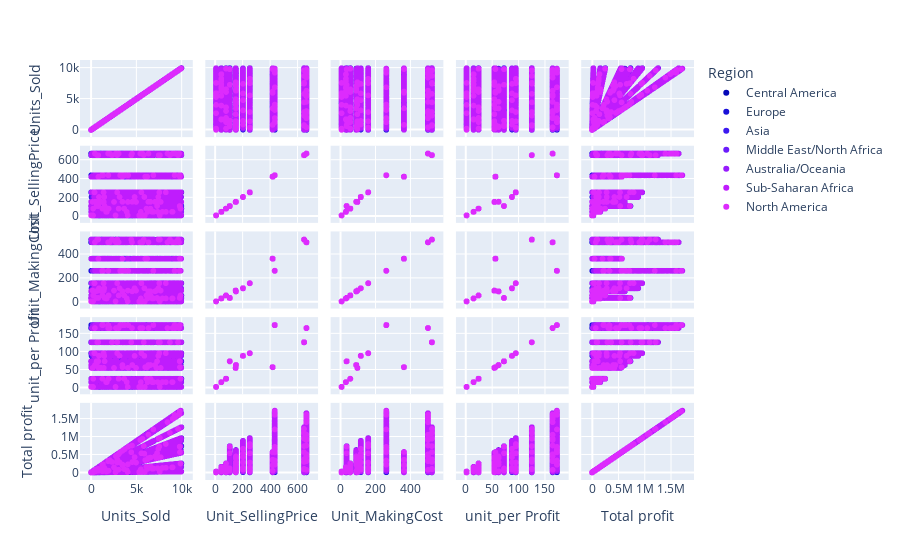

The notebook cell saved with this chart:
### Code cell
plt.figure(figsize=(12,8))

fig = px.scatter_matrix(data, dimensions=['Units_Sold', 'Unit_SellingPrice', 'Unit_MakingCost',
 'unit_per Profit', 'Total profit'], color="Region",color_discrete_sequence=px.colors.sequential.Plotly3)
fig.show()
pio.write_image(fig, "op1.png")

### Figure 1 — Plotly figure (JSON) as saved in the notebook; plotly's stock layout.template omitted (floating-point values rounded to 4 significant figures; data arrays with more than 128 entries replaced by an {"elided": "..."} marker saying what was removed)
{"data": [{"dimensions": [{"axis": {"matches": true}, "label": "Units_Sold", "values": {"elided": "534 int values"}}, {"axis": {"matches": true}, "label": "Unit_SellingPrice", "values": {"elided": "534 float values"}}, {"axis": {"matches": true}, "label": "Unit_MakingCost", "values": {"elided": "534 float values"}}, {"axis": {"matches": true}, "label": "unit_per Profit", "values": {"elided": "534 float values"}}, {"axis": {"matches": true}, "label": "Total profit", "values": {"elided": "534 float values"}}], "hovertemplate": "Region=Central America <br>%{xaxis.title.text}=%{x}<br>%{yaxis.title.text}=%{y}<extra></extra>", "legendgroup": "Central America ", "marker": {"color": "#0508b8", "symbol": "circle"}, "name": "Central America ", "showlegend": true, "type": "splom"}, {"dimensions": [{"axis": {"matches": true}, "label": "Units_Sold", "values": {"elided": "1330 int values"}}, {"axis": {"matches": true}, "label": "Unit_SellingPrice", "values": {"elided": "1330 float values"}}, {"axis": {"matches": true}, "label": "Unit_MakingCost", "values": {"elided": "1330 float values"}}, {"axis": {"matches": true}, "label": "unit_per Profit", "values": {"elided": "1330 float values"}}, {"axis": {"matches": true}, "label": "Total profit", "values": {"elided": "1330 float values"}}], "hovertemplate": "Region=Europe<br>%{xaxis.title.text}=%{x}<br>%{yaxis.title.text}=%{y}<extra></extra>", "legendgroup": "Europe", "marker": {"color": "#1910d8", "symbol": "circle"}, "name": "Europe", "showlegend": true, "type": "splom"}, {"dimensions": [{"axis": {"matches": true}, "label": "Units_Sold", "values": {"elided": "719 int values"}}, {"axis": {"matches": true}, "label": "Unit_SellingPrice", "values": {"elided": "719 float values"}}, {"axis": {"matches": true}, "label": "Unit_MakingCost", "values": {"elided": "719 float values"}}, {"axis": {"matches": true}, "label": "unit_per Profit", "values": {"elided": "719 float values"}}, {"axis": {"matches": true}, "label": "Total profit", "values": {"elided": "719 float values"}}], "hovertemplate": "Region=Asia<br>%{xaxis.title.text}=%{x}<br>%{yaxis.title.text}=%{y}<extra></extra>", "legendgroup": "Asia", "marker": {"color": "#3c19f0", "symbol": "circle"}, "name": "Asia", "showlegend": true, "type": "splom"}, {"dimensions": [{"axis": {"matches": true}, "label": "Units_Sold", "values": {"elided": "610 int values"}}, {"axis": {"matches": true}, "label": "Unit_SellingPrice", "values": {"elided": "610 float values"}}, {"axis": {"matches": true}, "label": "Unit_MakingCost", "values": {"elided": "610 float values"}}, {"axis": {"matches": true}, "label": "unit_per Profit", "values": {"elided": "610 float values"}}, {"axis": {"matches": true}, "label": "Total profit", "values": {"elided": "610 float values"}}], "hovertemplate": "Region=Middle East/North Africa<br>%{xaxis.title.text}=%{x}<br>%{yaxis.title.text}=%{y}<extra></extra>", "legendgroup": "Middle East/North Africa", "marker": {"color": "#6b1cfb", "symbol": "circle"}, "name": "Middle East/North Africa", "showlegend": true, "type": "splom"}, {"dimensions": [{"axis": {"matches": true}, "label": "Units_Sold", "values": {"elided": "416 int values"}}, {"axis": {"matches": true}, "label": "Unit_SellingPrice", "values": {"elided": "416 float values"}}, {"axis": {"matches": true}, "label": "Unit_MakingCost", "values": {"elided": "416 float values"}}, {"axis": {"matches": true}, "label": "unit_per Profit", "values": {"elided": "416 float values"}}, {"axis": {"matches": true}, "label": "Total profit", "values": {"elided": "416 float values"}}], "hovertemplate": "Region=Australia/Oceania<br>%{xaxis.title.text}=%{x}<br>%{yaxis.title.text}=%{y}<extra></extra>", "legendgroup": "Australia/Oceania", "marker": {"color": "#981cfd", "symbol": "circle"}, "name": "Australia/Oceania", "showlegend": true, "type": "splom"}, {"dimensions": [{"axis": {"matches": true}, "label": "Units_Sold", "values": {"elided": "1285 int values"}}, {"axis": {"matches": true}, "label": "Unit_SellingPrice", "values": {"elided": "1285 float values"}}, {"axis": {"matches": true}, "label": "Unit_MakingCost", "values": {"elided": "1285 float values"}}, {"axis": {"matches": true}, "label": "unit_per Profit", "values": {"elided": "1285 float values"}}, {"axis": {"matches": true}, "label": "Total profit", "values": {"elided": "1285 float values"}}], "hovertemplate": "Region=Sub-Saharan Africa<br>%{xaxis.title.text}=%{x}<br>%{yaxis.title.text}=%{y}<extra></extra>", "legendgroup": "Sub-Saharan Africa", "marker": {"color": "#bf1cfd", "symbol": "circle"}, "name": "Sub-Saharan Africa", "showlegend": true, "type": "splom"}, {"dimensions": [{"axis": {"matches": true}, "label": "Units_Sold", "values": [1742, 8733, 876, 4529, 7080, 7238, 9025, 8273, 1495, 7, 9898, 9623, 2062, 1415, 3475, 3490, 796, 8456, 5509, 3483, 5951, 7510, 5683, 1382, 1253, 555, 4556, 173, 5325, 813, 8282, 4977, 4815, 7446, 609, 3154, 2747, 7521, 2887, 7375, 9832, 8965, 9742, 6212, 1916, 3945, 9025, 7707, 4106, 3727, 1943, 4455, 3050, 9244, 3054, 2539, 4052, 7624, 6355, 9797, 6570, 1460, 829, 2312, 7900, 1925, 5897, 232, 79, 5570, 9806, 5993, 9304, 6583, 436, 6253, 3214, 2894, 7599, 4073, 1230, 427, 2819, 6897, 2708, 6130, 5614, 1667, 7306, 7558, 3665, 215, 6910, 6764, 1886, 5451, 792, 6777, 7480, 359, 1316, 6337, 388, 675, 1123, 5828]}, {"axis": {"matches": true}, "label": "Unit_SellingPrice", "values": [47.45, 651.2, 205.7, 668.3, 154.1, 152.6, 668.3, 255.3, 109.3, 9.33, 81.73, 651.2, 668.3, 152.6, 154.1, 437.2, 109.3, 668.3, 47.45, 421.9, 9.33, 651.2, 668.3, 255.3, 81.73, 154.1, 154.1, 152.6, 9.33, 421.9, 47.45, 152.6, 205.7, 205.7, 109.3, 205.7, 668.3, 651.2, 255.3, 47.45, 421.9, 47.45, 668.3, 421.9, 437.2, 47.45, 47.45, 152.6, 437.2, 437.2, 81.73, 651.2, 81.73, 437.2, 668.3, 152.6, 9.33, 651.2, 668.3, 437.2, 154.1, 205.7, 152.6, 651.2, 47.45, 81.73, 205.7, 81.73, 9.33, 255.3, 109.3, 421.9, 668.3, 81.73, 154.1, 47.45, 437.2, 651.2, 9.33, 152.6, 437.2, 668.3, 668.3, 437.2, 9.33, 81.73, 9.33, 47.45, 109.3, 255.3, 81.73, 9.33, 47.45, 47.45, 668.3, 668.3, 651.2, 47.45, 651.2, 255.3, 437.2, 154.1, 255.3, 651.2, 152.6, 651.2]}, {"axis": {"matches": true}, "label": "Unit_MakingCost", "values": [31.79, 525.0, 117.1, 502.5, 90.93, 97.44, 502.5, 159.4, 35.84, 6.92, 56.67, 525.0, 502.5, 97.44, 90.93, 263.3, 35.84, 502.5, 31.79, 364.7, 6.92, 525.0, 502.5, 159.4, 56.67, 90.93, 90.93, 97.44, 6.92, 364.7, 31.79, 97.44, 117.1, 117.1, 35.84, 117.1, 502.5, 525.0, 159.4, 31.79, 364.7, 31.79, 502.5, 364.7, 263.3, 31.79, 31.79, 97.44, 263.3, 263.3, 56.67, 525.0, 56.67, 263.3, 502.5, 97.44, 6.92, 525.0, 502.5, 263.3, 90.93, 117.1, 97.44, 525.0, 31.79, 56.67, 117.1, 56.67, 6.92, 159.4, 35.84, 364.7, 502.5, 56.67, 90.93, 31.79, 263.3, 525.0, 6.92, 97.44, 263.3, 502.5, 502.5, 263.3, 6.92, 56.67, 6.92, 31.79, 35.84, 159.4, 56.67, 6.92, 31.79, 31.79, 502.5, 502.5, 525.0, 31.79, 525.0, 159.4, 263.3, 90.93, 159.4, 525.0, 97.44, 525.0]}, {"axis": {"matches": true}, "label": "unit_per Profit", "values": [15.66, 126.2, 88.59, 165.7, 63.13, 55.14, 165.7, 95.86, 73.44, 2.41, 25.06, 126.2, 165.7, 55.14, 63.13, 173.9, 73.44, 165.7, 15.66, 57.2, 2.41, 126.2, 165.7, 95.86, 25.06, 63.13, 63.13, 55.14, 2.41, 57.2, 15.66, 55.14, 88.59, 88.59, 73.44, 88.59, 165.7, 126.2, 95.86, 15.66, 57.2, 15.66, 165.7, 57.2, 173.9, 15.66, 15.66, 55.14, 173.9, 173.9, 25.06, 126.2, 25.06, 173.9, 165.7, 55.14, 2.41, 126.2, 165.7, 173.9, 63.13, 88.59, 55.14, 126.2, 15.66, 25.06, 88.59, 25.06, 2.41, 95.86, 73.44, 57.2, 165.7, 25.06, 63.13, 15.66, 173.9, 126.2, 2.41, 55.14, 173.9, 165.7, 165.7, 173.9, 2.41, 25.06, 2.41, 15.66, 73.44, 95.86, 25.06, 2.41, 15.66, 15.66, 165.7, 165.7, 126.2, 15.66, 126.2, 95.86, 173.9, 63.13, 95.86, 126.2, 55.14, 126.2]}, {"axis": {"matches": true}, "label": "Total profit", "values": [27280.0, 1103000.0, 77600.0, 750600.0, 447000.0, 399100.0, 1496000.0, 793000.0, 109800.0, 16.87, 248000.0, 1215000.0, 341700.0, 78020.0, 219400.0, 606800.0, 58460.0, 1401000.0, 86270.0, 199200.0, 14340.0, 948100.0, 941800.0, 132500.0, 31400.0, 35040.0, 287600.0, 9539.0, 12830.0, 46500.0, 129700.0, 274400.0, 426600.0, 659600.0, 44720.0, 279400.0, 455300.0, 949500.0, 276700.0, 115500.0, 562400.0, 140400.0, 1615000.0, 355300.0, 333100.0, 61780.0, 141300.0, 425000.0, 713900.0, 648000.0, 48690.0, 562400.0, 76433, 1607000.0, 506100.0, 140000.0, 9765.0, 962530, 1053000.0, 1703000.0, 414800.0, 129300.0, 45710.0, 291890, 123700.0, 48240.0, 522400.0, 5814.0, 190.4, 533900.0, 720200.0, 342800.0, 1542000.0, 165000.0, 27520.0, 97920.0, 558800.0, 365400.0, 18310.0, 224600.0, 213900.0, 70770.0, 467200.0, 1199000.0, 6526.0, 153600.0, 13530.0, 26110.0, 536600.0, 724500.0, 91840.0, 518.1, 108200.0, 105900.0, 312600.0, 903400.0, 99990, 106100.0, 944350, 34410.0, 228800.0, 400100.0, 37190.0, 85220.0, 61920.0, 735785]}], "hovertemplate": "Region=North America<br>%{xaxis.title.text}=%{x}<br>%{yaxis.title.text}=%{y}<extra></extra>", "legendgroup": "North America", "marker": {"color": "#dd2bfd", "symbol": "circle"}, "name": "North America", "showlegend": true, "type": "splom"}], "layout": {"dragmode": "select", "legend": {"title": {"text": "Region"}, "tracegroupgap": 0}, "margin": {"t": 60}}}
